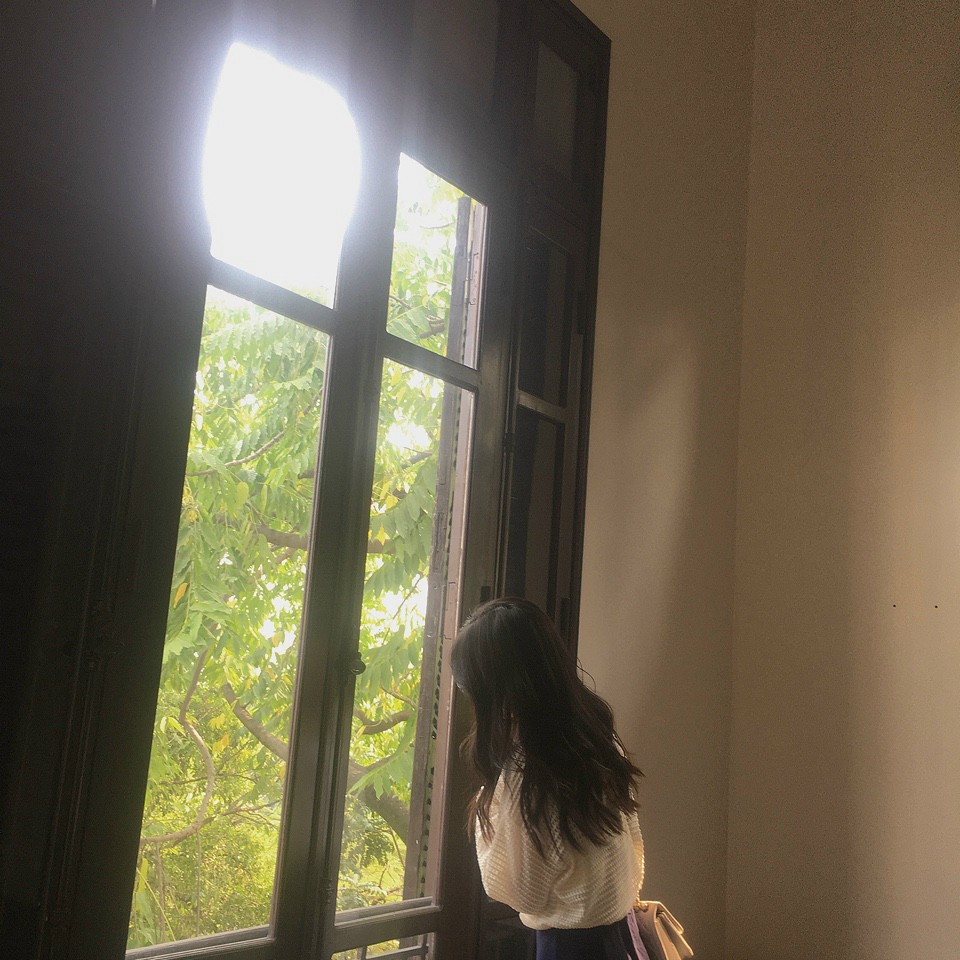
#> input picture image/n.jpg, 960 x 960 px, found by its file name
$ python tranpose.py
#> lines starting #> are read from the running program, lines starting #| are printed output that depends on the picture
import cv2

img = cv2.imread("image\\n.jpg")
#> img is the input picture: shape (960, 960, 3); mean B, G, R 79.4, 100.3, 109.6
img2 = cv2.transpose(img)
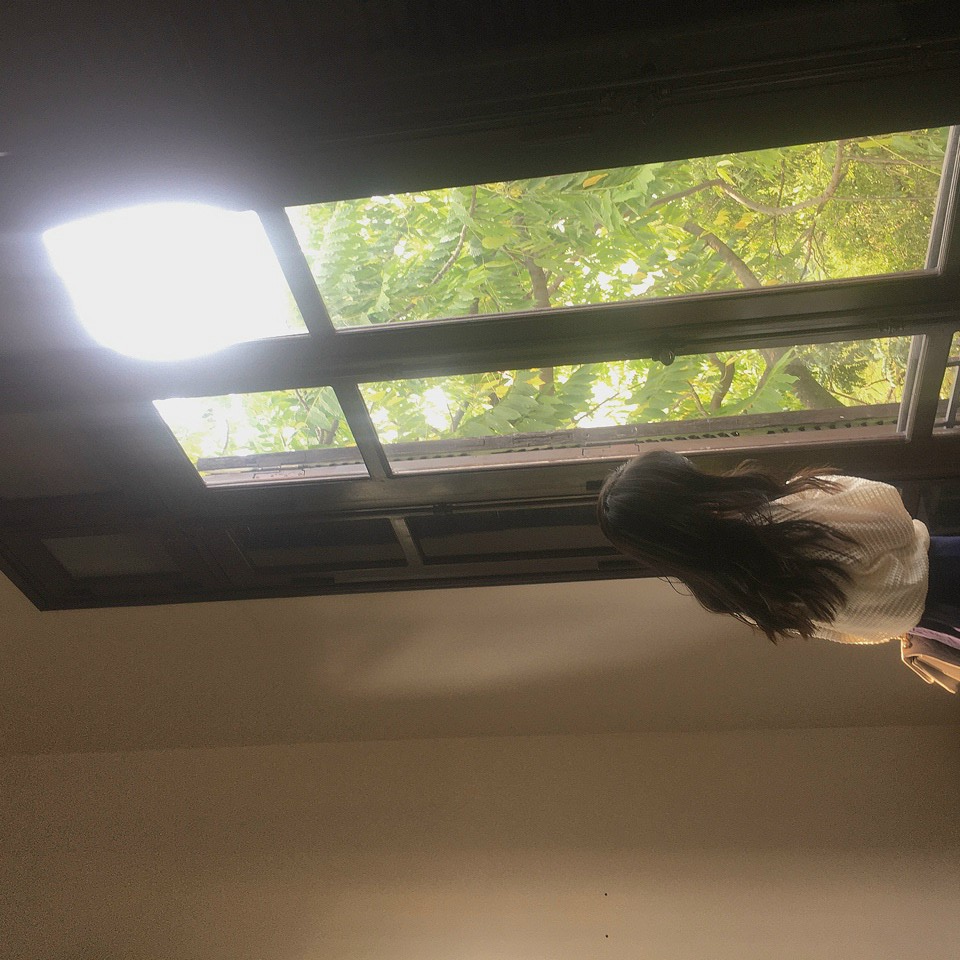
#> img2: shape (960, 960, 3); mean B, G, R 79.4, 100.3, 109.6

cv2.imshow("1",img)
cv2.imshow("2",img2)

cv2.waitKey(0)
cv2.destroyAllWindows

$ run again, with image/a.jpg copied over image/n.jpg
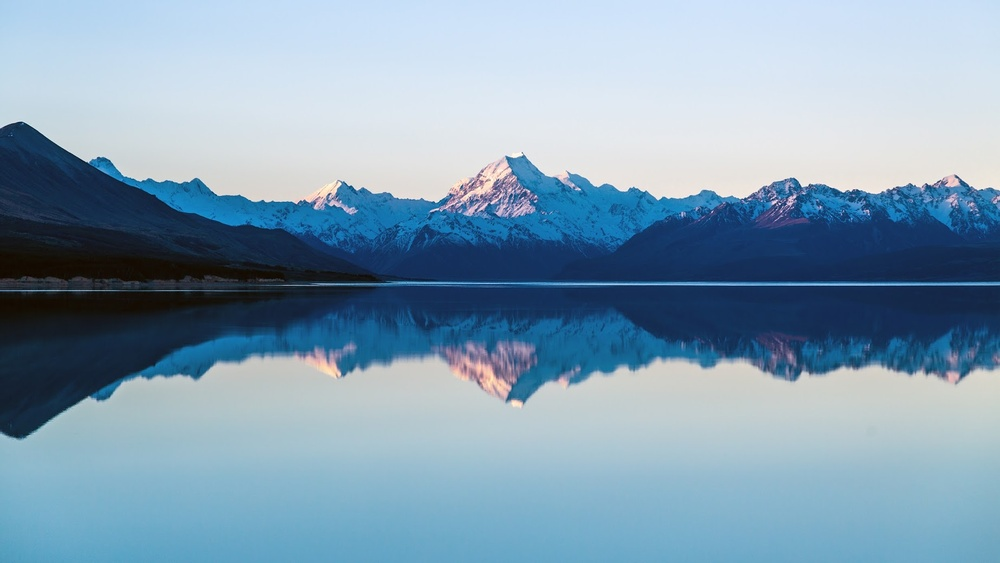
#> input picture image/a.jpg, 1000 x 563 px, shrunk from 1845 x 1038 before the run, found by its file name
#> img is the input picture: shape (563, 1000, 3); mean B, G, R 179.1, 158.3, 130.4
#> `img2 = cv2.transpose(img)`:
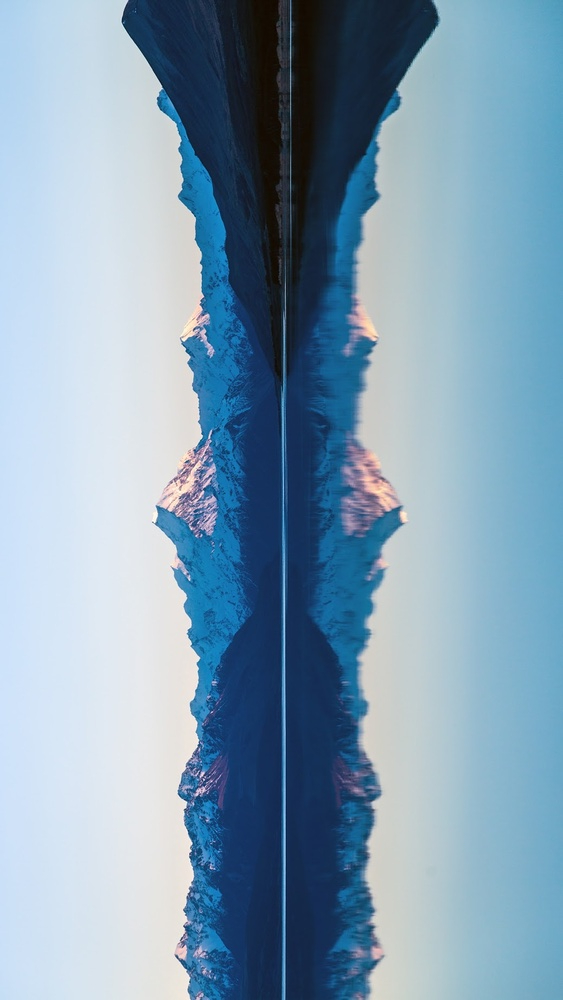
#> img2: shape (1000, 563, 3); mean B, G, R 179.1, 158.3, 130.4
